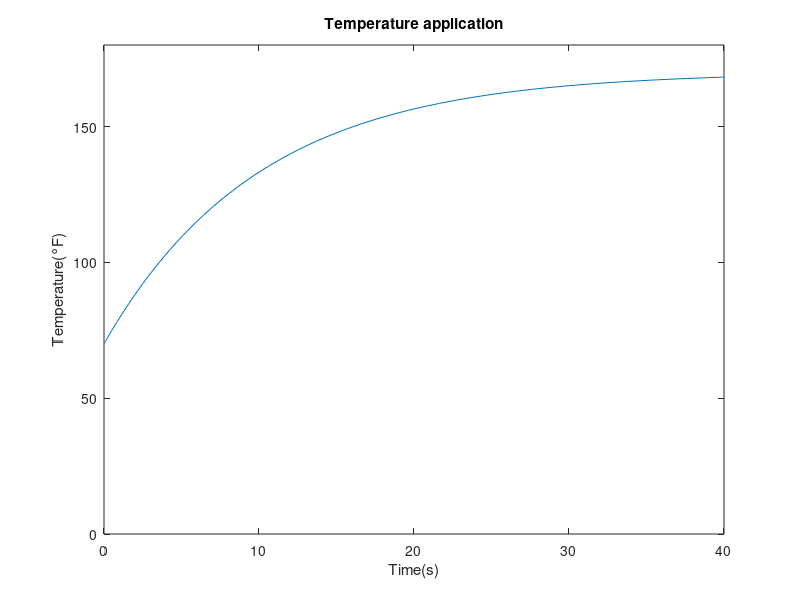

MATLAB code to generate this figure:
%temperature application
%define the constants
Ti=70;
Tb=170;

%diff eq: dT/dt = (Tb-T)/10
%solve the diff eq using ode45
%for 0-10 seconds
[t,T] = ode45(@(t,T) (Tb-T)/10, [0 10],Ti);
L = length(T);
fprintf("The room temp after 10 sesonds is %.2f\n",(T(L)))

%for 0-10 seconds
[t,T] = ode45(@(t,T) (Tb-T)/10, [0 20],Ti);
L = length(T);
fprintf("The room temp after 20 sesonds is %.2f°F\n",(T(L)))

%for 0-10 seconds
[t,T] = ode45(@(t,T) (Tb-T)/10, [0 40],Ti);
L = length(T);
fprintf("The room temp after 40 sesonds is %.2f°F\n",(T(L)))

%how long does it take tp get to 160f?
near160F = T>159.2 & T<160;
time160F = t(near160F);
fprintf("The time it takes to get to 160F %.2f seconds°F\n",time160F)

%plot the function for the first 40 seconds
%for the degrees symbol, the direct input cmd is ALT + 248
plot(t,T)
ylim([0 180])
title("Temperature application")
xlabel("Time(s)")
ylabel("Temperature(°F)")
